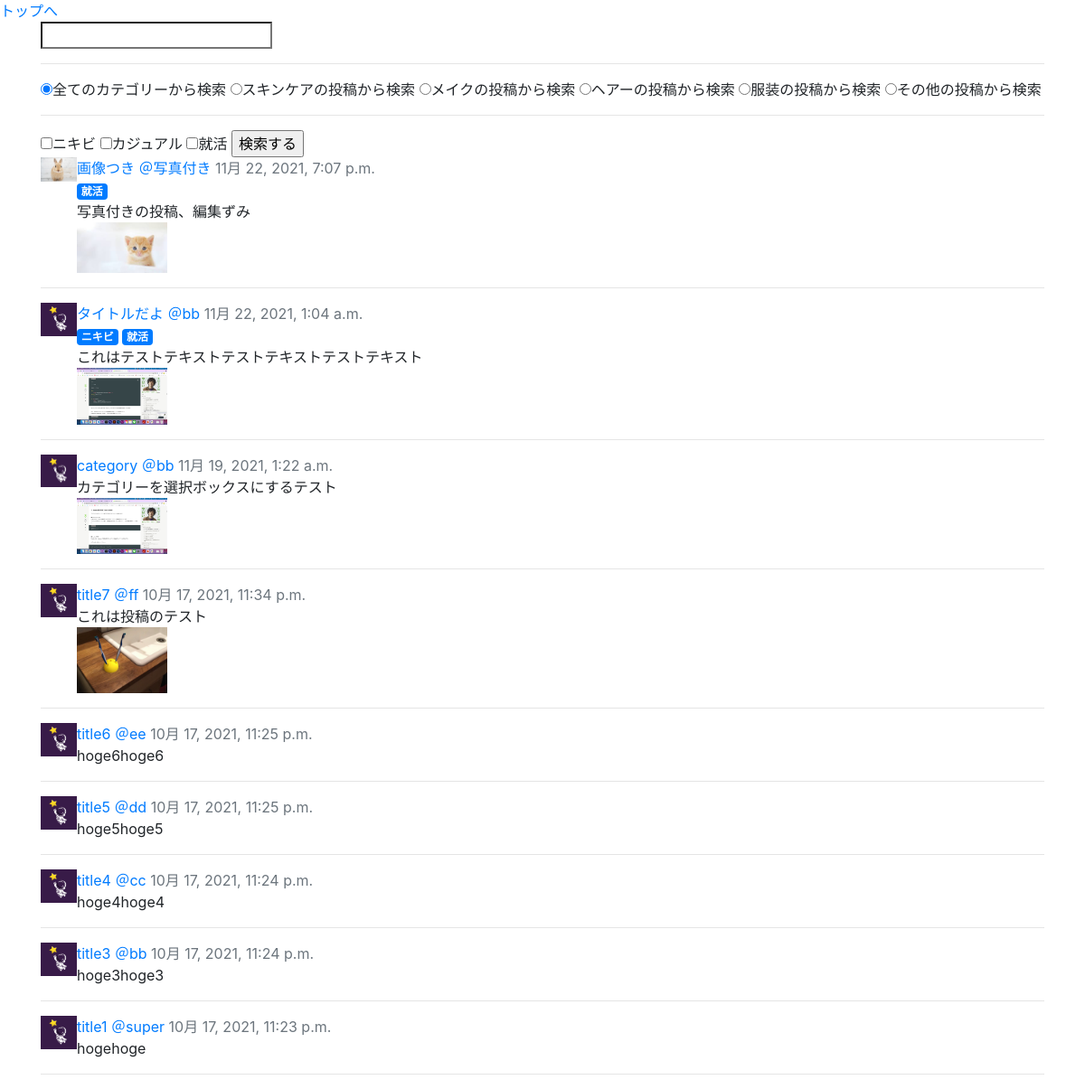
The app's page /search/ with its own data.
### groomings/models.py (models this page shows, shortened)
class Tag(models.Model):
    name = models.CharField(max_length=20, unique=True)
    post = models.ManyToManyField('Post', related_name="having_tags")
    class Meta:
        db_table = 'tag'

class Date(models.Model):
    created_at = models.DateTimeField(default=now)
    class Meta:
        abstract = True

class Post(Date):
    title = models.CharField(max_length=30)
    image1 = models.FileField(upload_to='post_image/', null=True, blank=True)
    image2 = models.FileField(upload_to='post_image/', null=True, blank=True)
    image3 = models.FileField(upload_to='post_image/', null=True, blank=True)
    text = models.TextField()
    user = models.ForeignKey(
        'User', on_delete=models.CASCADE, related_name="user_post"
    )
    favorite = models.ManyToManyField(User, related_name="user_favo_post")
    category = models.CharField(max_length=15, default='カテゴリーなし')
    class Meta:
        db_table = 'post'

class User(AbstractBaseUser, PermissionsMixin):
    username = models.CharField(max_length=150)
    email = models.EmailField(max_length=255, unique=True)
    image = models.FileField(upload_to='user_image/', null=True, blank=True)
    point = models.IntegerField(default=50, validators=[MinValueValidator(0)])
    follow = models.ManyToManyField(
        'self', blank=True, symmetrical=False, related_name="follower"
    )
    is_active = models.BooleanField(default=True)
    is_staff = models.BooleanField(default=False) # 管理画面にログインできるかどうか
    USERNAME_FIELD = 'email' # このテーブルのレコードを一意に識別
    REQUIRED_FIELDS = ['username'] # スーパーユーザー作成時に入力する(emailとパスワードは必須だからそれ以外で)
    objects = UserManager()
    class Meta:
        db_table = 'user'

### groomings/views.py (the view, shortened to what this page needs)
# urls.py: path(r'search/', views.search, name='search'), # 検索ページ
def search(request):
    posts = Post.objects.order_by('-created_at')
    all_tags = Tag.objects.all()
    check_tag_ids = []
    return render(request, 'groomings/search.html', context={"posts": posts, "tags": all_tags, "check_tag_ids": check_tag_ids})

### groomings/templates/groomings/search.html (shortened to what this page needs)
{% extends "groomings/base.html" %}
{% load tag_event %}
{% block content %}
    <form method="get">
        <input name="query" value="{{ request.GET.query }}" type="search">
        <hr>
        <input type="radio" name="category" value="all" checked="checked">全てのカテゴリーから検索
        <input type="radio" name="category" value="skincare" {% if request.GET.category == 'skincare' %}checked="checked"{% endif %}>スキンケアの投稿から検索
        <input type="radio" name="category" value="make" {% if request.GET.category == 'make' %}checked="checked"{% endif %}>メイクの投稿から検索
        <input type="radio" name="category" value="hair" {% if request.GET.category == 'hair' %}checked="checked"{% endif %}>ヘアーの投稿から検索
        <input type="radio" name="category" value="fashion" {% if request.GET.category == 'fashion' %}checked="checked"{% endif %}>服装の投稿から検索
        <input type="radio" name="category" value="others" {% if request.GET.category == 'others' %}checked="checked"{% endif %}>その他の投稿から検索
        <hr>
        {% for tag in tags %}
        {% if tag.id in check_tag_ids %}
        <input type="checkbox" name="tag" value="{{ tag.id }}" checked>{{ tag.name }}
        {% else %}
        <input type="checkbox" name="tag" value="{{ tag.id }}">{{ tag.name }}
        {% endif %}
        {% endfor %}
        <input type="submit" name="button" value="検索する">
    </form>
    <ul class="list-unstyled">
        {% for post in posts %}
        <li class="media mb-3 post">
            {% if post.user.image %}
            <img src="{{ post.user.image.url }}" width="40px">
            {% else %}
            <img src="/media/static/default.png" width="40px">
            {% endif %}
            <div class="media-body">
                <a href="{% url 'groomings:post_detail' post.id %}">{{ post.title }}</a>
                <a href="{% url 'groomings:user' post.user.id %}">＠{{ post.user.username }}</a>
                <span class="text-muted">{{ post.created_at }}</span><br>
                {% for tag in post.having_tags.all %}
                <span class="badge badge-primary">{{ tag.name }}</span>
                {% endfor %}
                <div>
                    {{ post.text }}
                </div>
                <div class="post_image">
                    {% if post.image1 %}
                    <img src="{{ post.image1.url }}" alt="" width="100px">
                    {% endif %}
                    {% if post.image2 %}
                    <img src="{{ post.image2.url }}" alt="" width="100px">
                    {% endif %}
                </div>
            </div>
        </li>
        <hr>
        {% endfor %}
    </ul>
{% endblock %}

### records on screen
Tag: name "ニキビ"
Tag: name "カジュアル"
Tag: name "就活"
Post: user.image (picture), title "画像つき", user.username "写真付き", created_at "11月 22, 2021, 7:07 p.m.", text "写真付きの投稿、編集ずみ", image2 (picture)
Post: title "タイトルだよ", user.username "bb", created_at "11月 22, 2021, 1:04 a.m.", text "これはテストテキストテストテキストテストテキスト", image1 (picture)
Post: title "category", user.username "bb", created_at "11月 19, 2021, 1:22 a.m.", text "カテゴリーを選択ボックスにするテスト", image1 (picture)
Post: title "title7", user.username "ff", created_at "10月 17, 2021, 11:34 p.m.", text "これは投稿のテスト", image1 (picture)
Post: title "title6", user.username "ee", created_at "10月 17, 2021, 11:25 p.m.", text "hoge6hoge6"
Post: title "title5", user.username "dd", created_at "10月 17, 2021, 11:25 p.m.", text "hoge5hoge5"
Post: title "title4", user.username "cc", created_at "10月 17, 2021, 11:24 p.m.", text "hoge4hoge4"
Post: title "title3", user.username "bb", created_at "10月 17, 2021, 11:24 p.m.", text "hoge3hoge3"
Post: title "title1", user.username "super", created_at "10月 17, 2021, 11:23 p.m.", text "hogehoge"
